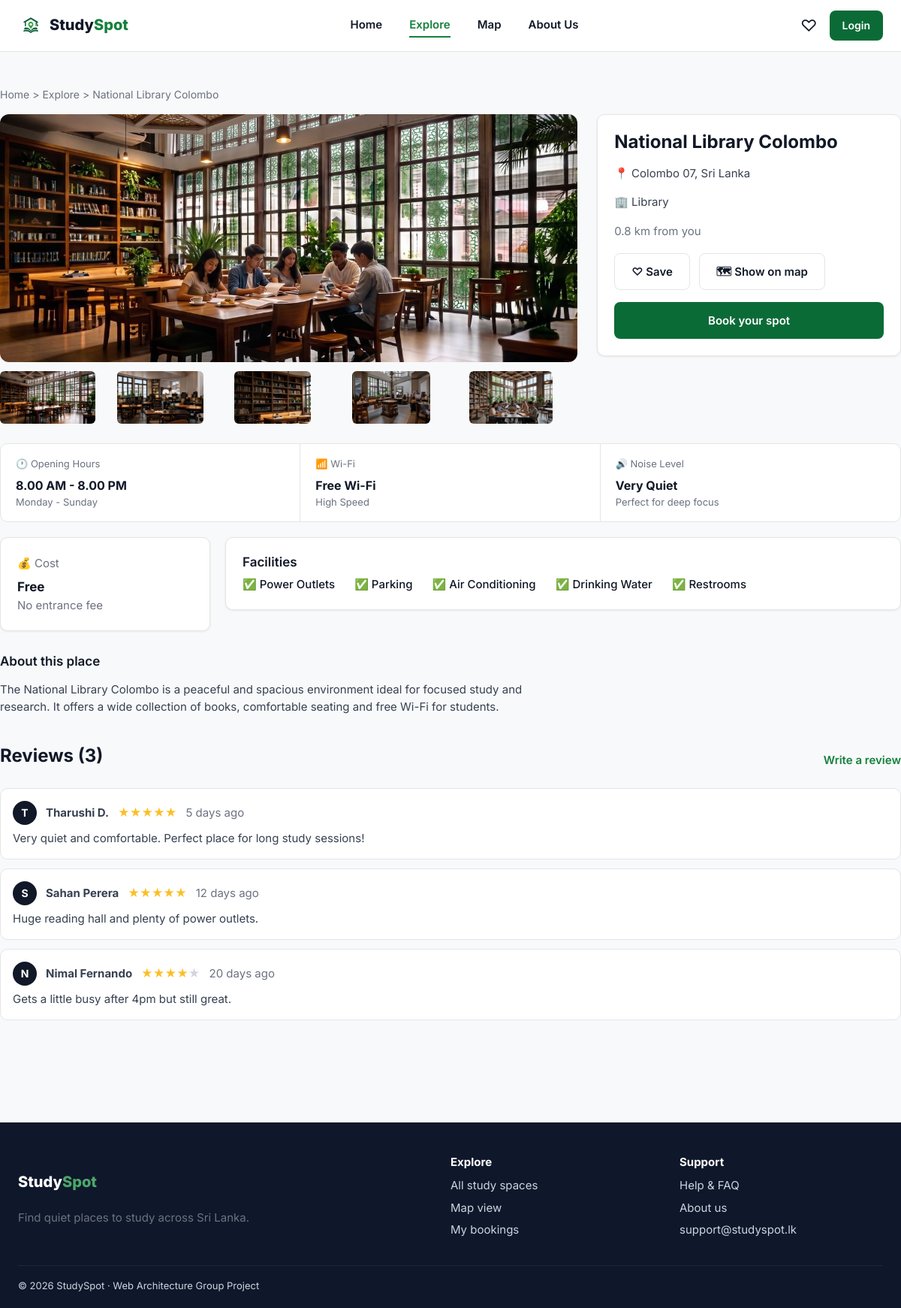
The page /pages/place.php?id=1 on the database its author committed.
### tables this page shows
CREATE TABLE places (
  id            INT AUTO_INCREMENT PRIMARY KEY,
  name          VARCHAR(150) NOT NULL,
  type          ENUM('library','cafe','coworking','university') NOT NULL,
  city          VARCHAR(100) NOT NULL,
  address       VARCHAR(255) NOT NULL,
  latitude      DECIMAL(10,7) DEFAULT NULL,
  longitude     DECIMAL(10,7) DEFAULT NULL,
  distance_km   DECIMAL(4,1) DEFAULT 0.0,
  wifi          ENUM('none','free','paid') DEFAULT 'free',
  wifi_note     VARCHAR(100) DEFAULT 'High Speed',
  noise_level   ENUM('very_quiet','quiet','moderate','lively') DEFAULT 'quiet',
  noise_note    VARCHAR(100) DEFAULT 'Perfect for deep focus',
  cost_type     ENUM('free','1-200','201-500','500+') DEFAULT 'free',
  cost_label    VARCHAR(60) DEFAULT 'Free',
  price         DECIMAL(10,2) DEFAULT 0.00,
  open_time     TIME DEFAULT '08:00:00',
  close_time    TIME DEFAULT '20:00:00',
  open_days     VARCHAR(60) DEFAULT 'Monday - Sunday',
  description   TEXT,
  cover_image   VARCHAR(255) DEFAULT NULL,
  facilities    VARCHAR(255) DEFAULT 'Power Outlets,Parking,Air Conditioning,Drinking Water,Restrooms',
  created_at    TIMESTAMP DEFAULT CURRENT_TIMESTAMP
);

CREATE TABLE reviews (
  id              INT AUTO_INCREMENT PRIMARY KEY,
  place_id        INT NOT NULL,
  user_id         INT NOT NULL,
  rating          TINYINT NOT NULL,
  noise_level     VARCHAR(30) DEFAULT NULL,
  wifi_quality    VARCHAR(30) DEFAULT NULL,
  value_for_money VARCHAR(30) DEFAULT NULL,
  comment         TEXT,
  created_at      TIMESTAMP DEFAULT CURRENT_TIMESTAMP,
  FOREIGN KEY (place_id) REFERENCES places(id) ON DELETE CASCADE,
  FOREIGN KEY (user_id)  REFERENCES users(id)  ON DELETE CASCADE
);

CREATE TABLE users (
  id            INT AUTO_INCREMENT PRIMARY KEY,
  full_name     VARCHAR(100) NOT NULL,
  email         VARCHAR(150) NOT NULL UNIQUE,
  password_hash VARCHAR(255) NOT NULL,
  avatar        VARCHAR(255) DEFAULT NULL,
  created_at    TIMESTAMP DEFAULT CURRENT_TIMESTAMP
);

### pages/place.php (the view, shortened to what this page needs)
<?php
require_once __DIR__ . '/../includes/functions.php';
$id = (int)($_GET['id'] ?? 0);
$stmt = $pdo->prepare('SELECT * FROM places WHERE id = ?');
$stmt->execute([$id]);
$place = $stmt->fetch();
$rating = place_rating($pdo, $id);
$rev = $pdo->prepare(
    'SELECT r.*, u.full_name FROM reviews r
     JOIN users u ON u.id = r.user_id
     WHERE r.place_id = ? ORDER BY r.created_at DESC'
);
$rev->execute([$id]);
$reviews = $rev->fetchAll();
$gal = $pdo->prepare('SELECT image FROM place_images WHERE place_id = ?');
$gal->execute([$id]);
$gallery = $gal->fetchAll(PDO::FETCH_COLUMN);
$saved      = is_favorite($pdo, $id);
$facilities = array_filter(array_map('trim', explode(',', (string)$place['facilities'])));
require __DIR__ . '/../includes/header.php';
?>
<div class="container page">
    <p class="breadcrumb"><a href="<?= url('index.php') ?>">Home</a> &gt; <a href="<?= url('pages/explore.php') ?>">Explore</a> &gt; <?= e($place['name']) ?></p>
    <div class="detail">
        <div>
            <div class="gallery__main">
                <img src="<?= e(place_image($place['cover_image'])) ?>" alt="<?= e($place['name']) ?>">
            </div>
            <?php if ($gallery): ?>
                <div class="gallery__thumbs">
                    <?php foreach (array_slice($gallery, 0, 5) as $img): ?>
                        <img src="<?= e(place_image($img)) ?>" alt="">
                    <?php endforeach; ?>
                </div>
            <?php endif; ?>
        </div>
        <aside class="card card__pad">
            <h2><?= e($place['name']) ?></h2>
            <p>&#128205; <?= e($place['address']) ?></p>
            <p>&#127970; <?= e(type_label($place['type'])) ?></p>
            <p class="muted"><?= e($place['distance_km']) ?> km from you</p>
            <div style="display:flex;gap:12px;margin-top:18px;flex-wrap:wrap;">
                <?php if (is_logged_in()): ?>
                    <form method="post" action="<?= url('pages/toggle-favorite.php') ?>">
                        <input type="hidden" name="place_id" value="<?= $id ?>">
                        <input type="hidden" name="back" value="pages/place.php?id=<?= $id ?>">
                        <button class="btn btn--ghost" type="submit">
                            <?= $saved ? '&#10084; Saved' : '&#9825; Save' ?>
                        </button>
                    </form>
                <?php else: ?>
                    <a class="btn btn--ghost" href="<?= url('pages/login.php') ?>">&#9825; Save</a>
                <?php endif; ?>
                <a class="btn btn--ghost" href="<?= url('pages/map.php') ?>?id=<?= $id ?>">&#128506; Show on map</a>
            </div>
            <a class="btn btn--block" style="margin-top:16px;" href="<?= url('pages/booking.php') ?>?id=<?= $id ?>">Book your spot</a>
        </aside>
    </div>
    <div class="fact-row">
        <div class="fact">
            <span>&#128336; Opening Hours</span>
            <b><?= e(hours_label($place['open_time'], $place['close_time'])) ?></b>
            <span><?= e($place['open_days']) ?></span>
        </div>
        <div class="fact">
            <span>&#128246; Wi-Fi</span>
            <b><?= e(wifi_label($place['wifi'])) ?></b>
            <span><?= e($place['wifi_note']) ?></span>
        </div>
        <div class="fact">
            <span>&#128266; Noise Level</span>
            <b><?= e(noise_label($place['noise_level'])) ?></b>
            <span><?= e($place['noise_note']) ?></span>
        </div>
    </div>
    <div style="display:grid;grid-template-columns:280px 1fr;gap:20px;margin-top:20px;" class="detail">
        <div class="card card__pad">
            <span class="muted">&#128176; Cost</span>
            <b style="display:block;font-size:17px;color:var(--ink);margin-top:6px;"><?= e($place['cost_label']) ?></b>
            <span class="muted"><?= $place['price'] > 0 ? 'Per session' : 'No entrance fee' ?></span>
        </div>
        <div class="card card__pad">
            <h3>Facilities</h3>
            <ul class="facilities" style="padding:0;margin:0;">
                <?php foreach ($facilities as $f): ?>
                    <li>&#9989; <?= e($f) ?></li>
                <?php endforeach; ?>
            </ul>
        </div>
    </div>
    <h3 style="margin-top:30px;">About this place</h3>
    <p style="max-width:80ch;"><?= e($place['description']) ?></p>
    <div class="section-head">
        <h2>Reviews (<?= $rating['total'] ?>)</h2>
        <a href="<?= url('pages/review.php') ?>?id=<?= $id ?>">Write a review</a>
    </div>
    <?php foreach ($reviews as $r): ?>
        <article class="review">
            <div class="review__head">
                <span class="avatar" style="width:32px;height:32px;font-size:14px;"><?= e(strtoupper(substr($r['full_name'], 0, 1))) ?></span>
                <b><?= e($r['full_name']) ?></b>
                <span><?= stars((float)$r['rating']) ?></span>
                <span class="muted"><?= e(time_ago($r['created_at'])) ?></span>
            </div>
            <p style="margin:0;"><?= e($r['comment']) ?></p>
        </article>
    <?php endforeach; ?>
</div>
<?php require __DIR__ . '/../includes/footer.php'; ?>

### includes/functions.php (shortened to what this page needs)
<?php
function url(string $path = ''): string
{
    return BASE_URL . '/' . ltrim($path, '/');
}
function asset(string $path): string
{
    return url('assets/' . ltrim($path, '/'));
}
function e(?string $value): string
{
    return htmlspecialchars((string)$value, ENT_QUOTES, 'UTF-8');
}
function is_logged_in(): bool
{
    return isset($_SESSION['user_id']);
}
function place_rating(PDO $pdo, int $placeId): array
{
    $stmt = $pdo->prepare('SELECT ROUND(AVG(rating),1) AS avg_rating, COUNT(*) AS total FROM reviews WHERE place_id = ?');
    $stmt->execute([$placeId]);
    $row = $stmt->fetch();
    return [
        'avg'   => $row['avg_rating'] ? (float)$row['avg_rating'] : 0.0,
        'total' => (int)$row['total'],
    ];
}
function place_image(?string $file): string
{
    if ($file && file_exists(__DIR__ . '/../assets/img/' . $file)) {
        return asset('img/' . $file);
    }
    return asset('img/placeholder.svg');
}
function type_label(string $type): string
{
    return [
        'library'    => 'Library',
        'cafe'       => 'Cafe',
        'coworking'  => 'Co-working Space',
        'university' => 'University Area',
    ][$type] ?? ucfirst($type);
}
function noise_label(string $noise): string
{
    return [
        'very_quiet' => 'Very Quiet',
        'quiet'      => 'Quiet',
        'moderate'   => 'Moderate',
        'lively'     => 'Lively',
    ][$noise] ?? ucfirst($noise);
}
function wifi_label(string $wifi): string
{
    return ['free' => 'Free Wi-Fi', 'paid' => 'Paid Wi-Fi', 'none' => 'No Wi-Fi'][$wifi] ?? $wifi;
}
function hours_label(string $open, string $close): string
{
    return date('g.i A', strtotime($open)) . ' - ' . date('g.i A', strtotime($close));
}
function stars(float $rating): string
{
    $full = (int)round($rating);
    $out  = '';
    for ($i = 1; $i <= 5; $i++) {
        $out .= '<span class="star' . ($i <= $full ? '' : ' star--empty') . '">&#9733;</span>';
    }
    return $out;
}
function time_ago(string $datetime): string
{
    $diff = time() - strtotime($datetime);
    if ($diff < 2592000) return floor($diff / 86400) . ' days ago';
    return date('d M Y', strtotime($datetime));
}
    ?>

### assets/css/style.css (style rules this page uses)
:root { --green-900:#0B6B37; --green-700:#15803D; --green-500:#4CA76A; --green-100:#D7EEDC; --green-50:#EFF7F0; --ink:#111827; --body:#374151; --muted:#6B7280; --line:#E5E5E5; --bg:#F8F9FA; --white:#FFFFFF; --star:#FBBF24; --heart:#F43F5E; --radius:10px; --shadow:0 1px 3px rgba(16,24,40,.08); --shadow-lg:0 6px 20px rgba(16,24,40,.10); }
* { box-sizing:border-box; }
html { scroll-behavior:smooth; }
body { margin:0; font-family:'Inter',-apple-system,Segoe UI,Roboto,sans-serif; background:var(--bg); color:var(--body); font-size:15px; line-height:1.55; }
h1,h2,h3,h4 { color:var(--ink);margin:0 0 .4em;line-height:1.2; }
h2 { font-size:24px;font-weight:700; }
h3 { font-size:17px;font-weight:600; }
a { color:inherit;text-decoration:none; }
img { max-width:100%;display:block; }
.muted { color:var(--muted); }
.container { max-width:1200px;margin:0 auto;padding:0 24px; }
.page { padding:32px 0 64px; }
.avatar { width:36px;height:36px;border-radius:50%;background:var(--ink);color:#fff;display:grid;place-items:center;font-weight:700; }
.btn { display:inline-flex;align-items:center;justify-content:center;gap:8px; padding:12px 22px;border-radius:8px;border:1px solid transparent; background:var(--green-900);color:#fff;font:inherit;font-weight:600;cursor:pointer; }
.btn--ghost { background:#fff;color:var(--ink);border-color:var(--line); }
.btn--block { width:100%; }
.card { background:#fff;border:1px solid var(--line);border-radius:var(--radius);box-shadow:var(--shadow); }
.card__pad { padding:22px; }
.star { color:var(--star); }
.star--empty { color:#D1D5DB; }
.section-head { display:flex;justify-content:space-between;align-items:center;margin:40px 0 18px; }
.section-head a { color:var(--green-700);font-weight:600; }
.breadcrumb { font-size:14px;color:var(--muted);margin-bottom:16px; }
.detail { display:grid;grid-template-columns:1.9fr 1fr;gap:26px;align-items:start; }
.gallery__main { border-radius:12px;overflow:hidden;height:330px; }
.gallery__main img { width:100%;height:100%;object-fit:cover; }
.gallery__thumbs { display:grid;grid-template-columns:repeat(5,1fr);gap:12px;margin-top:12px; }
.gallery__thumbs img { height:70px;object-fit:cover;border-radius:6px; }
.fact-row { display:grid;grid-template-columns:repeat(3,1fr);gap:0;margin-top:26px; background:#fff;border:1px solid var(--line);border-radius:var(--radius); }
.fact { padding:16px 20px;border-right:1px solid var(--line); }
.fact:last-child { border-right:0; }
.fact span { display:block;font-size:13px;color:var(--muted); }
.fact b { display:block;color:var(--ink);font-size:16px;margin-top:6px; }
.facilities { display:flex;gap:26px;flex-wrap:wrap;margin-top:8px; }
.facilities li { list-style:none;font-weight:500;color:var(--ink); }
.review { border:1px solid var(--line);border-radius:var(--radius);background:#fff;padding:16px;margin-bottom:12px; }
.review__head { display:flex;gap:12px;align-items:center;margin-bottom:6px; }

### rows shown on the page
places: name "National Library Colombo", cover_image (picture), address "Colombo 07, Sri Lanka", type "Library", distance_km "0.8", open_time+close_time "8.00 AM - 8.00 PM", open_days "Monday - Sunday", wifi "Free Wi-Fi", wifi_note "High Speed", noise_level "Very Quiet", noise_note "Perfect for deep focus", cost_label "Free", facilities "Power Outlets", facilities "Parking", facilities "Air Conditioning", facilities "Drinking Water", facilities "Restrooms", description "The National Library Colombo is a peaceful and spacious environment ideal for focused study and research. It offers a wide collection of books, comfortable seating and free Wi-Fi for students."
reviews: user.full_name "T", user.full_name "Tharushi D.", created_at "5 days ago", comment "Very quiet and comfortable. Perfect place for long study sessions!"
reviews: user.full_name "S", user.full_name "Sahan Perera", created_at "12 days ago", comment "Huge reading hall and plenty of power outlets."
reviews: user.full_name "N", user.full_name "Nimal Fernando", created_at "20 days ago", comment "Gets a little busy after 4pm but still great."

### other values the page prints
$rating['total'] "3"
